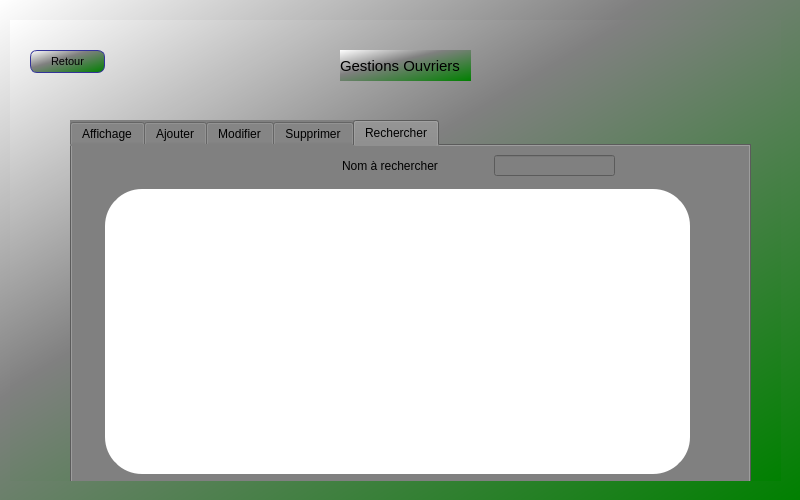
<?xml version="1.0" encoding="UTF-8"?>
<ui version="4.0">
 <class>ouvriers</class>
 <widget class="QWidget" name="ouvriers">
  <property name="geometry">
   <rect>
    <x>0</x>
    <y>0</y>
    <width>800</width>
    <height>500</height>
   </rect>
  </property>
  <property name="windowTitle">
   <string>Form</string>
  </property>
  <property name="styleSheet">
   <string notr="true">background-color: qlineargradient(x1: 0, y1: 0, x2: 1, y2: 1,stop: 0 white, stop: 0.4 gray,stop: 1 green);
</string>
  </property>
  <widget class="QStackedWidget" name="stackedWidget">
   <property name="geometry">
    <rect>
     <x>10</x>
     <y>20</y>
     <width>771</width>
     <height>461</height>
    </rect>
   </property>
   <property name="font">
    <font>
     <weight>50</weight>
     <bold>false</bold>
    </font>
   </property>
   <property name="styleSheet">
    <string notr="true">background-color: qlineargradient(x1: 0, y1: 0, x2: 1, y2: 1,stop: 0 white, stop: 0.4 gray,stop: 1 green);</string>
   </property>
   <property name="currentIndex">
    <number>1</number>
   </property>
   <widget class="QWidget" name="page">
    <widget class="QLabel" name="label">
     <property name="geometry">
      <rect>
       <x>360</x>
       <y>10</y>
       <width>101</width>
       <height>31</height>
      </rect>
     </property>
     <property name="font">
      <font>
       <pointsize>-1</pointsize>
       <weight>75</weight>
       <bold>true</bold>
      </font>
     </property>
     <property name="styleSheet">
      <string notr="true">font-size: 20px;</string>
     </property>
     <property name="text">
      <string>Ouvriers</string>
     </property>
    </widget>
    <widget class="QPushButton" name="pushButton_home">
     <property name="geometry">
      <rect>
       <x>10</x>
       <y>0</y>
       <width>75</width>
       <height>23</height>
      </rect>
     </property>
     <property name="styleSheet">
      <string notr="true">color: black;
background-color: qlineargradient(x1: 0, y1: 0, x2: 1, y2: 1,stop: 0 white, stop: 0.4 gray,stop: 1 green);
border-width: 1px;
border-color: #339;
border-style: solid;
border-radius: 7;
padding: 3px;
font-size: 11px;</string>
     </property>
     <property name="text">
      <string>Accueil</string>
     </property>
    </widget>
    <widget class="QWidget" name="layoutWidget">
     <property name="geometry">
      <rect>
       <x>10</x>
       <y>30</y>
       <width>161</width>
       <height>421</height>
      </rect>
     </property>
     <layout class="QVBoxLayout" name="verticalLayout">
      <item>
       <widget class="QPushButton" name="pushButton_ouvriers">
        <property name="styleSheet">
         <string notr="true">color: black;
background-color: qlineargradient(x1: 0, y1: 0, x2: 1, y2: 1,stop: 0 white, stop: 0.4 gray,stop: 1 green);
border-width: 1px;
border-color: #339;
border-style: solid;
border-radius: 7;
padding: 3px;
font-size: 15px;</string>
        </property>
        <property name="text">
         <string>Ouvriers</string>
        </property>
       </widget>
      </item>
      <item>
       <widget class="QPushButton" name="pushButton_animaux">
        <property name="styleSheet">
         <string notr="true">color: black;
background-color: qlineargradient(x1: 0, y1: 0, x2: 1, y2: 1,stop: 0 white, stop: 0.4 gray,stop: 1 green);
border-width: 1px;
border-color: #339;
border-style: solid;
border-radius: 7;
padding: 3px;
font-size: 15px;</string>
        </property>
        <property name="text">
         <string>Animaux</string>
        </property>
       </widget>
      </item>
      <item>
       <widget class="QPushButton" name="pushButton_nouritures">
        <property name="styleSheet">
         <string notr="true">color: black;
background-color: qlineargradient(x1: 0, y1: 0, x2: 1, y2: 1,stop: 0 white, stop: 0.4 gray,stop: 1 green);
border-width: 1px;
border-color: #339;
border-style: solid;
border-radius: 7;
padding: 3px;
font-size: 15px;</string>
        </property>
        <property name="text">
         <string>Nourritures</string>
        </property>
       </widget>
      </item>
      <item>
       <widget class="QPushButton" name="pushButton">
        <property name="styleSheet">
         <string notr="true">color: black;
background-color: qlineargradient(x1: 0, y1: 0, x2: 1, y2: 1,stop: 0 white, stop: 0.4 gray,stop: 1 green);
border-width: 1px;
border-color: #339;
border-style: solid;
border-radius: 7;
padding: 3px;
font-size: 15px;</string>
        </property>
        <property name="text">
         <string>Materiels</string>
        </property>
       </widget>
      </item>
      <item>
       <widget class="QPushButton" name="pushButton_commandes">
        <property name="styleSheet">
         <string notr="true">color: black;
background-color: qlineargradient(x1: 0, y1: 0, x2: 1, y2: 1,stop: 0 white, stop: 0.4 gray,stop: 1 green);
border-width: 1px;
border-color: #339;
border-style: solid;
border-radius: 7;
padding: 3px;
font-size: 15px;</string>
        </property>
        <property name="text">
         <string>Commandes</string>
        </property>
       </widget>
      </item>
      <item>
       <widget class="QPushButton" name="pushButton_productions">
        <property name="styleSheet">
         <string notr="true">color: black;
background-color: qlineargradient(x1: 0, y1: 0, x2: 1, y2: 1,stop: 0 white, stop: 0.4 gray,stop: 1 green);
border-width: 1px;
border-color: #339;
border-style: solid;
border-radius: 7;
padding: 3px;
font-size: 15px;</string>
        </property>
        <property name="text">
         <string>Productions</string>
        </property>
       </widget>
      </item>
     </layout>
    </widget>
    <widget class="QWidget" name="layoutWidget_2">
     <property name="geometry">
      <rect>
       <x>170</x>
       <y>60</y>
       <width>109</width>
       <height>54</height>
      </rect>
     </property>
     <layout class="QVBoxLayout" name="verticalLayout_2">
      <item>
       <widget class="QPushButton" name="pushButton_Gouvriers">
        <property name="styleSheet">
         <string notr="true">color: black;
background-color: qlineargradient(x1: 0, y1: 0, x2: 1, y2: 1,stop: 0 white, stop: 0.4 gray,stop: 1 green);
border-width: 1px;
border-color: #339;
border-style: solid;
border-radius: 7;
padding: 3px;
font-size: 12px;</string>
        </property>
        <property name="text">
         <string>Gestion Ouvriers</string>
        </property>
       </widget>
      </item>
      <item>
       <widget class="QPushButton" name="pushButton_Gconges">
        <property name="styleSheet">
         <string notr="true">color: black;
background-color: qlineargradient(x1: 0, y1: 0, x2: 1, y2: 1,stop: 0 white, stop: 0.4 gray,stop: 1 green);
border-width: 1px;
border-color: #339;
border-style: solid;
border-radius: 7;
padding: 3px;
font-size: 12px;</string>
        </property>
        <property name="text">
         <string>Gestion Congès</string>
        </property>
       </widget>
      </item>
     </layout>
    </widget>
   </widget>
   <widget class="QWidget" name="page_3">
    <widget class="QLabel" name="label_3">
     <property name="geometry">
      <rect>
       <x>330</x>
       <y>30</y>
       <width>131</width>
       <height>31</height>
      </rect>
     </property>
     <property name="styleSheet">
      <string notr="true">font-size: 15px;</string>
     </property>
     <property name="text">
      <string>Gestions Ouvriers</string>
     </property>
    </widget>
    <widget class="QTabWidget" name="tabWidget">
     <property name="geometry">
      <rect>
       <x>60</x>
       <y>100</y>
       <width>681</width>
       <height>371</height>
      </rect>
     </property>
     <property name="styleSheet">
      <string notr="true">background-color: grey;</string>
     </property>
     <property name="currentIndex">
      <number>4</number>
     </property>
     <widget class="QWidget" name="Affichage">
      <attribute name="title">
       <string>Affichage</string>
      </attribute>
      <widget class="QPushButton" name="pushButton_trier_ouv">
       <property name="geometry">
        <rect>
         <x>510</x>
         <y>10</y>
         <width>75</width>
         <height>23</height>
        </rect>
       </property>
       <property name="styleSheet">
        <string notr="true">color: white;
background-color: qlineargradient(x1: 0, y1: 0, x2: 1, y2: 1,stop: 0 white, stop: 0.4 gray,stop: 1 green);
border-width: 1px;
border-color: #339;
border-style: solid;
border-radius: 7;
padding: 3px;
font-size: 10px;</string>
       </property>
       <property name="text">
        <string>Trier</string>
       </property>
      </widget>
      <widget class="QTableView" name="tab_ouv">
       <property name="geometry">
        <rect>
         <x>30</x>
         <y>40</y>
         <width>591</width>
         <height>291</height>
        </rect>
       </property>
       <property name="styleSheet">
        <string notr="true">border: 3px solid gray;
border-radius: 40px;
background: white;</string>
       </property>
      </widget>
     </widget>
     <widget class="QWidget" name="Ajouter">
      <attribute name="title">
       <string>Ajouter</string>
      </attribute>
      <widget class="QPushButton" name="pushButton_ajouter_ouv">
       <property name="geometry">
        <rect>
         <x>290</x>
         <y>290</y>
         <width>75</width>
         <height>23</height>
        </rect>
       </property>
       <property name="styleSheet">
        <string notr="true">color: white;
background-color: qlineargradient(x1: 0, y1: 0, x2: 1, y2: 1,stop: 0 white, stop: 0.4 gray,stop: 1 green);
border-width: 1px;
border-color: #339;
border-style: solid;
border-radius: 7;
padding: 3px;
font-size: 10px;</string>
       </property>
       <property name="text">
        <string>Ajouter</string>
       </property>
      </widget>
      <widget class="QWidget" name="layoutWidget">
       <property name="geometry">
        <rect>
         <x>30</x>
         <y>30</y>
         <width>81</width>
         <height>211</height>
        </rect>
       </property>
       <layout class="QVBoxLayout" name="verticalLayout_3">
        <item>
         <widget class="QLabel" name="label_id_ta_6">
          <property name="styleSheet">
           <string notr="true"/>
          </property>
          <property name="text">
           <string>Id</string>
          </property>
         </widget>
        </item>
        <item>
         <widget class="QLabel" name="label_nom">
          <property name="styleSheet">
           <string notr="true"/>
          </property>
          <property name="text">
           <string>Nom</string>
          </property>
         </widget>
        </item>
        <item>
         <widget class="QLabel" name="label_prenom">
          <property name="text">
           <string>Prenom</string>
          </property>
         </widget>
        </item>
        <item>
         <widget class="QLabel" name="label_pwd">
          <property name="text">
           <string>Mot de passe</string>
          </property>
         </widget>
        </item>
       </layout>
      </widget>
      <widget class="QWidget" name="layoutWidget">
       <property name="geometry">
        <rect>
         <x>120</x>
         <y>30</y>
         <width>171</width>
         <height>211</height>
        </rect>
       </property>
       <layout class="QVBoxLayout" name="verticalLayout_4">
        <item>
         <widget class="QLineEdit" name="lineEdit_id_ouv"/>
        </item>
        <item>
         <widget class="QLineEdit" name="lineEdit_nom_ouv"/>
        </item>
        <item>
         <widget class="QLineEdit" name="lineEdit_prenom_ouv"/>
        </item>
        <item>
         <widget class="QLineEdit" name="lineEdit_pwd_ouv"/>
        </item>
       </layout>
      </widget>
      <widget class="QWidget" name="layoutWidget">
       <property name="geometry">
        <rect>
         <x>380</x>
         <y>30</y>
         <width>261</width>
         <height>221</height>
        </rect>
       </property>
       <layout class="QHBoxLayout" name="horizontalLayout">
        <item>
         <layout class="QVBoxLayout" name="verticalLayout_6">
          <item>
           <widget class="QLabel" name="label_rue">
            <property name="styleSheet">
             <string notr="true"/>
            </property>
            <property name="text">
             <string>Rue</string>
            </property>
           </widget>
          </item>
          <item>
           <widget class="QLabel" name="label_codepostal">
            <property name="styleSheet">
             <string notr="true"/>
            </property>
            <property name="text">
             <string>Code postal</string>
            </property>
           </widget>
          </item>
          <item>
           <widget class="QLabel" name="label_contact">
            <property name="styleSheet">
             <string notr="true"/>
            </property>
            <property name="text">
             <string>Contact</string>
            </property>
           </widget>
          </item>
          <item>
           <widget class="QLabel" name="label_ville">
            <property name="styleSheet">
             <string notr="true"/>
            </property>
            <property name="text">
             <string>Ville</string>
            </property>
           </widget>
          </item>
         </layout>
        </item>
        <item>
         <layout class="QVBoxLayout" name="verticalLayout_5">
          <item>
           <widget class="QLineEdit" name="lineEdit_rue"/>
          </item>
          <item>
           <widget class="QLineEdit" name="lineEdit_code_postal"/>
          </item>
          <item>
           <widget class="QLineEdit" name="lineEdit_contact"/>
          </item>
          <item>
           <widget class="QLineEdit" name="lineEdit_ville"/>
          </item>
         </layout>
        </item>
       </layout>
      </widget>
     </widget>
     <widget class="QWidget" name="Modifier">
      <attribute name="title">
       <string>Modifier</string>
      </attribute>
      <widget class="QPushButton" name="pushButton_modifier_ouv">
       <property name="geometry">
        <rect>
         <x>290</x>
         <y>290</y>
         <width>75</width>
         <height>23</height>
        </rect>
       </property>
       <property name="styleSheet">
        <string notr="true">color: white;
background-color: qlineargradient(x1: 0, y1: 0, x2: 1, y2: 1,stop: 0 white, stop: 0.4 gray,stop: 1 green);
border-width: 1px;
border-color: #339;
border-style: solid;
border-radius: 7;
padding: 3px;
font-size: 10px;</string>
       </property>
       <property name="text">
        <string>Modifier</string>
       </property>
      </widget>
      <widget class="QWidget" name="layoutWidget_4">
       <property name="geometry">
        <rect>
         <x>120</x>
         <y>30</y>
         <width>194</width>
         <height>219</height>
        </rect>
       </property>
       <layout class="QVBoxLayout" name="verticalLayout_8">
        <item>
         <widget class="QLineEdit" name="lineEdit_rue_mod"/>
        </item>
        <item>
         <widget class="QLineEdit" name="lineEdit_code_postal_mod"/>
        </item>
        <item>
         <widget class="QLineEdit" name="lineEdit_contact_mod"/>
        </item>
        <item>
         <widget class="QLineEdit" name="lineEdit_ville_mod"/>
        </item>
       </layout>
      </widget>
      <widget class="QWidget" name="layoutWidget_5">
       <property name="geometry">
        <rect>
         <x>480</x>
         <y>30</y>
         <width>171</width>
         <height>211</height>
        </rect>
       </property>
       <layout class="QVBoxLayout" name="verticalLayout_9">
        <item>
         <widget class="QLineEdit" name="lineEdit_id_ouv_mod"/>
        </item>
        <item>
         <widget class="QLineEdit" name="lineEdit_nom_ouv_mod"/>
        </item>
        <item>
         <widget class="QLineEdit" name="lineEdit_prenom_ouv_mod"/>
        </item>
        <item>
         <widget class="QLineEdit" name="lineEdit_pwd_ouv_mod"/>
        </item>
       </layout>
      </widget>
      <widget class="QWidget" name="layoutWidget_3">
       <property name="geometry">
        <rect>
         <x>30</x>
         <y>30</y>
         <width>81</width>
         <height>211</height>
        </rect>
       </property>
       <layout class="QVBoxLayout" name="verticalLayout_7">
        <item>
         <widget class="QLabel" name="label_id_ta_7">
          <property name="styleSheet">
           <string notr="true"/>
          </property>
          <property name="text">
           <string>Id</string>
          </property>
         </widget>
        </item>
        <item>
         <widget class="QLabel" name="label_nom_2">
          <property name="styleSheet">
           <string notr="true"/>
          </property>
          <property name="text">
           <string>Nom</string>
          </property>
         </widget>
        </item>
        <item>
         <widget class="QLabel" name="label_prenom_2">
          <property name="text">
           <string>Prenom</string>
          </property>
         </widget>
        </item>
        <item>
         <widget class="QLabel" name="label_pwd_2">
          <property name="text">
           <string>Mot de passe</string>
          </property>
         </widget>
        </item>
       </layout>
      </widget>
      <widget class="QWidget" name="layoutWidget">
       <property name="geometry">
        <rect>
         <x>340</x>
         <y>29</y>
         <width>131</width>
         <height>211</height>
        </rect>
       </property>
       <layout class="QVBoxLayout" name="verticalLayout_10">
        <item>
         <widget class="QLabel" name="label_contact_2">
          <property name="styleSheet">
           <string notr="true"/>
          </property>
          <property name="text">
           <string>Contact</string>
          </property>
         </widget>
        </item>
        <item>
         <widget class="QLabel" name="label_codepostal_2">
          <property name="styleSheet">
           <string notr="true"/>
          </property>
          <property name="text">
           <string>Code postal</string>
          </property>
         </widget>
        </item>
        <item>
         <widget class="QLabel" name="label_rue_2">
          <property name="styleSheet">
           <string notr="true"/>
          </property>
          <property name="text">
           <string>Rue</string>
          </property>
         </widget>
        </item>
        <item>
         <widget class="QLabel" name="label_ville_2">
          <property name="styleSheet">
           <string notr="true"/>
          </property>
          <property name="text">
           <string>Ville</string>
          </property>
         </widget>
        </item>
       </layout>
      </widget>
     </widget>
     <widget class="QWidget" name="Supprimer">
      <attribute name="title">
       <string>Supprimer</string>
      </attribute>
      <widget class="QLabel" name="label_id_ts">
       <property name="geometry">
        <rect>
         <x>80</x>
         <y>60</y>
         <width>47</width>
         <height>14</height>
        </rect>
       </property>
       <property name="text">
        <string>ID</string>
       </property>
      </widget>
      <widget class="QLineEdit" name="lineEdit_id_ouv_2">
       <property name="geometry">
        <rect>
         <x>130</x>
         <y>49</y>
         <width>131</width>
         <height>31</height>
        </rect>
       </property>
      </widget>
      <widget class="QPushButton" name="pushButton_sup_ouv">
       <property name="geometry">
        <rect>
         <x>170</x>
         <y>190</y>
         <width>75</width>
         <height>23</height>
        </rect>
       </property>
       <property name="styleSheet">
        <string notr="true">color: white;
background-color: qlineargradient(x1: 0, y1: 0, x2: 1, y2: 1,stop: 0 white, stop: 0.4 gray,stop: 1 green);
border-width: 1px;
border-color: #339;
border-style: solid;
border-radius: 7;
padding: 3px;
font-size: 10px;</string>
       </property>
       <property name="text">
        <string>Supprimer</string>
       </property>
      </widget>
     </widget>
     <widget class="QWidget" name="Rechercher">
      <attribute name="title">
       <string>Rechercher</string>
      </attribute>
      <widget class="QLabel" name="label_5">
       <property name="geometry">
        <rect>
         <x>270</x>
         <y>10</y>
         <width>111</width>
         <height>20</height>
        </rect>
       </property>
       <property name="text">
        <string>Nom à rechercher</string>
       </property>
      </widget>
      <widget class="QLineEdit" name="lineEdit_recherche_ouv">
       <property name="geometry">
        <rect>
         <x>422</x>
         <y>9</y>
         <width>121</width>
         <height>21</height>
        </rect>
       </property>
      </widget>
      <widget class="QTableView" name="tab_ouv_rech">
       <property name="geometry">
        <rect>
         <x>30</x>
         <y>40</y>
         <width>591</width>
         <height>291</height>
        </rect>
       </property>
       <property name="styleSheet">
        <string notr="true">border: 3px solid gray;
border-radius: 40px;
background: white;</string>
       </property>
      </widget>
     </widget>
    </widget>
    <widget class="QPushButton" name="pushButton_retour">
     <property name="geometry">
      <rect>
       <x>20</x>
       <y>30</y>
       <width>75</width>
       <height>23</height>
      </rect>
     </property>
     <property name="styleSheet">
      <string notr="true">color: black;
background-color: qlineargradient(x1: 0, y1: 0, x2: 1, y2: 1,stop: 0 white, stop: 0.4 gray,stop: 1 green);
border-width: 1px;
border-color: #339;
border-style: solid;
border-radius: 7;
padding: 3px;
font-size: 11px;</string>
     </property>
     <property name="text">
      <string>Retour</string>
     </property>
    </widget>
   </widget>
   <widget class="QWidget" name="page_2">
    <widget class="QLabel" name="label_2">
     <property name="geometry">
      <rect>
       <x>330</x>
       <y>40</y>
       <width>131</width>
       <height>21</height>
      </rect>
     </property>
     <property name="styleSheet">
      <string notr="true">font-size: 15px;</string>
     </property>
     <property name="text">
      <string>Gestions Congès</string>
     </property>
    </widget>
    <widget class="QTabWidget" name="tabWidget_2">
     <property name="geometry">
      <rect>
       <x>50</x>
       <y>100</y>
       <width>681</width>
       <height>371</height>
      </rect>
     </property>
     <property name="styleSheet">
      <string notr="true">background-color: grey;
</string>
     </property>
     <property name="currentIndex">
      <number>0</number>
     </property>
     <widget class="QWidget" name="Affichage_2">
      <attribute name="title">
       <string>Affichage</string>
      </attribute>
      <widget class="QPushButton" name="pushButton_trier_cong">
       <property name="geometry">
        <rect>
         <x>490</x>
         <y>10</y>
         <width>75</width>
         <height>23</height>
        </rect>
       </property>
       <property name="styleSheet">
        <string notr="true">color: white;
background-color: qlineargradient(x1: 0, y1: 0, x2: 1, y2: 1,stop: 0 white, stop: 0.4 gray,stop: 1 green);
border-width: 1px;
border-color: #339;
border-style: solid;
border-radius: 7;
padding: 3px;
font-size: 10px;</string>
       </property>
       <property name="text">
        <string>Trier</string>
       </property>
      </widget>
      <widget class="QTableView" name="tab_conges">
       <property name="geometry">
        <rect>
         <x>30</x>
         <y>30</y>
         <width>591</width>
         <height>291</height>
        </rect>
       </property>
       <property name="styleSheet">
        <string notr="true">border: 3px solid gray;
border-radius: 40px;
background: white;</string>
       </property>
      </widget>
     </widget>
     <widget class="QWidget" name="Ajouter_2">
      <property name="styleSheet">
       <string notr="true"/>
      </property>
      <attribute name="title">
       <string>Ajouter</string>
      </attribute>
      <widget class="QPushButton" name="pushButton_ajouter_cong">
       <property name="geometry">
        <rect>
         <x>470</x>
         <y>270</y>
         <width>75</width>
         <height>23</height>
        </rect>
       </property>
       <property name="styleSheet">
        <string notr="true">color: white;
background-color: qlineargradient(x1: 0, y1: 0, x2: 1, y2: 1,stop: 0 white, stop: 0.4 gray,stop: 1 green);
border-width: 1px;
border-color: #339;
border-style: solid;
border-radius: 7;
padding: 3px;
font-size: 10px;</string>
       </property>
       <property name="text">
        <string>Ajouter</string>
       </property>
      </widget>
      <widget class="QLabel" name="label_id_ta_2">
       <property name="geometry">
        <rect>
         <x>90</x>
         <y>200</y>
         <width>47</width>
         <height>14</height>
        </rect>
       </property>
       <property name="styleSheet">
        <string notr="true"/>
       </property>
       <property name="text">
        <string>Id Ouvrier</string>
       </property>
      </widget>
      <widget class="QLabel" name="label_id_ta_3">
       <property name="geometry">
        <rect>
         <x>90</x>
         <y>240</y>
         <width>47</width>
         <height>14</height>
        </rect>
       </property>
       <property name="styleSheet">
        <string notr="true"/>
       </property>
       <property name="text">
        <string>Id Admin</string>
       </property>
      </widget>
      <widget class="QLabel" name="label_qte_ta">
       <property name="geometry">
        <rect>
         <x>80</x>
         <y>120</y>
         <width>61</width>
         <height>20</height>
        </rect>
       </property>
       <property name="text">
        <string>Date retour </string>
       </property>
      </widget>
      <widget class="QLineEdit" name="lineEdit_id_cong_ouv">
       <property name="geometry">
        <rect>
         <x>190</x>
         <y>200</y>
         <width>113</width>
         <height>20</height>
        </rect>
       </property>
      </widget>
      <widget class="QLabel" name="label_nom_ta">
       <property name="geometry">
        <rect>
         <x>76</x>
         <y>80</y>
         <width>71</width>
         <height>20</height>
        </rect>
       </property>
       <property name="styleSheet">
        <string notr="true"/>
       </property>
       <property name="text">
        <string>Date depart</string>
       </property>
      </widget>
      <widget class="QLineEdit" name="lineEdit_Date_depart">
       <property name="geometry">
        <rect>
         <x>190</x>
         <y>80</y>
         <width>113</width>
         <height>20</height>
        </rect>
       </property>
      </widget>
      <widget class="QLineEdit" name="lineEdit_solde_conge">
       <property name="geometry">
        <rect>
         <x>190</x>
         <y>160</y>
         <width>113</width>
         <height>20</height>
        </rect>
       </property>
      </widget>
      <widget class="QLabel" name="label_id_ta">
       <property name="geometry">
        <rect>
         <x>100</x>
         <y>40</y>
         <width>47</width>
         <height>14</height>
        </rect>
       </property>
       <property name="styleSheet">
        <string notr="true"/>
       </property>
       <property name="text">
        <string>Id</string>
       </property>
      </widget>
      <widget class="QLineEdit" name="lineEdit_Date_retour">
       <property name="geometry">
        <rect>
         <x>190</x>
         <y>120</y>
         <width>113</width>
         <height>20</height>
        </rect>
       </property>
      </widget>
      <widget class="QLineEdit" name="lineEdit_id_conges">
       <property name="geometry">
        <rect>
         <x>190</x>
         <y>40</y>
         <width>113</width>
         <height>20</height>
        </rect>
       </property>
      </widget>
      <widget class="QLabel" name="label_date_ta">
       <property name="geometry">
        <rect>
         <x>86</x>
         <y>160</y>
         <width>61</width>
         <height>20</height>
        </rect>
       </property>
       <property name="text">
        <string>Solde Conges</string>
       </property>
      </widget>
      <widget class="QLineEdit" name="lineEdit_admin">
       <property name="geometry">
        <rect>
         <x>190</x>
         <y>240</y>
         <width>113</width>
         <height>20</height>
        </rect>
       </property>
      </widget>
     </widget>
     <widget class="QWidget" name="Modifier_2">
      <attribute name="title">
       <string>Modifier</string>
      </attribute>
      <widget class="QPushButton" name="pushButton_modifier_cong">
       <property name="geometry">
        <rect>
         <x>360</x>
         <y>270</y>
         <width>75</width>
         <height>23</height>
        </rect>
       </property>
       <property name="styleSheet">
        <string notr="true">color: white;
background-color: QLinearGradient( x1: 0, y1: 0, x2: 0, y2: 1, stop: 0 #88d, stop: 0.1 #99e, stop: 0.49 #77c, stop: 0.5 #66b, stop: 1 #77c);
border-width: 1px;
border-color: #339;
border-style: solid;
border-radius: 7;
padding: 3px;
font-size: 10px;</string>
       </property>
       <property name="text">
        <string>Modifier</string>
       </property>
      </widget>
      <widget class="QLabel" name="label_id_ta_4">
       <property name="geometry">
        <rect>
         <x>60</x>
         <y>190</y>
         <width>47</width>
         <height>14</height>
        </rect>
       </property>
       <property name="styleSheet">
        <string notr="true"/>
       </property>
       <property name="text">
        <string>Id Ouvrier</string>
       </property>
      </widget>
      <widget class="QLabel" name="label_id_ta_5">
       <property name="geometry">
        <rect>
         <x>60</x>
         <y>230</y>
         <width>47</width>
         <height>14</height>
        </rect>
       </property>
       <property name="styleSheet">
        <string notr="true"/>
       </property>
       <property name="text">
        <string>Id Admin</string>
       </property>
      </widget>
      <widget class="QLabel" name="label_qte_ta_2">
       <property name="geometry">
        <rect>
         <x>50</x>
         <y>110</y>
         <width>61</width>
         <height>20</height>
        </rect>
       </property>
       <property name="text">
        <string>Date retour </string>
       </property>
      </widget>
      <widget class="QLabel" name="label_nom_ta_2">
       <property name="geometry">
        <rect>
         <x>46</x>
         <y>70</y>
         <width>71</width>
         <height>20</height>
        </rect>
       </property>
       <property name="styleSheet">
        <string notr="true"/>
       </property>
       <property name="text">
        <string>Date depart</string>
       </property>
      </widget>
      <widget class="QLineEdit" name="lineEdit_id_cong_ouv_mod">
       <property name="geometry">
        <rect>
         <x>160</x>
         <y>190</y>
         <width>113</width>
         <height>20</height>
        </rect>
       </property>
      </widget>
      <widget class="QLabel" name="label_id_ta_8">
       <property name="geometry">
        <rect>
         <x>70</x>
         <y>30</y>
         <width>47</width>
         <height>14</height>
        </rect>
       </property>
       <property name="styleSheet">
        <string notr="true"/>
       </property>
       <property name="text">
        <string>Id</string>
       </property>
      </widget>
      <widget class="QLineEdit" name="lineEdit_Date_depart_mod">
       <property name="geometry">
        <rect>
         <x>160</x>
         <y>70</y>
         <width>113</width>
         <height>20</height>
        </rect>
       </property>
      </widget>
      <widget class="QLineEdit" name="lineEdit_solde_conge_mod">
       <property name="geometry">
        <rect>
         <x>160</x>
         <y>150</y>
         <width>113</width>
         <height>20</height>
        </rect>
       </property>
      </widget>
      <widget class="QLineEdit" name="lineEdit_id_conges_mod">
       <property name="geometry">
        <rect>
         <x>160</x>
         <y>30</y>
         <width>113</width>
         <height>20</height>
        </rect>
       </property>
      </widget>
      <widget class="QLineEdit" name="lineEdit_Date_retour_mod">
       <property name="geometry">
        <rect>
         <x>160</x>
         <y>110</y>
         <width>113</width>
         <height>20</height>
        </rect>
       </property>
      </widget>
      <widget class="QLabel" name="label_date_ta_2">
       <property name="geometry">
        <rect>
         <x>56</x>
         <y>150</y>
         <width>61</width>
         <height>20</height>
        </rect>
       </property>
       <property name="text">
        <string>Solde Conges</string>
       </property>
      </widget>
      <widget class="QLineEdit" name="lineEdit_admin_mod">
       <property name="geometry">
        <rect>
         <x>160</x>
         <y>230</y>
         <width>113</width>
         <height>20</height>
        </rect>
       </property>
      </widget>
     </widget>
     <widget class="QWidget" name="Supprimer_2">
      <attribute name="title">
       <string>Supprimer</string>
      </attribute>
      <widget class="QLineEdit" name="lineEdit_id_supp_cong">
       <property name="geometry">
        <rect>
         <x>130</x>
         <y>50</y>
         <width>131</width>
         <height>31</height>
        </rect>
       </property>
      </widget>
      <widget class="QLabel" name="label_id_2">
       <property name="geometry">
        <rect>
         <x>80</x>
         <y>61</y>
         <width>47</width>
         <height>14</height>
        </rect>
       </property>
       <property name="text">
        <string>ID</string>
       </property>
      </widget>
      <widget class="QPushButton" name="pushButton_sup_cong">
       <property name="geometry">
        <rect>
         <x>170</x>
         <y>191</y>
         <width>75</width>
         <height>23</height>
        </rect>
       </property>
       <property name="styleSheet">
        <string notr="true">color: white;
background-color: QLinearGradient( x1: 0, y1: 0, x2: 0, y2: 1, stop: 0 #88d, stop: 0.1 #99e, stop: 0.49 #77c, stop: 0.5 #66b, stop: 1 #77c);
border-width: 1px;
border-color: #339;
border-style: solid;
border-radius: 7;
padding: 3px;
font-size: 10px;</string>
       </property>
       <property name="text">
        <string>Supprimer</string>
       </property>
      </widget>
     </widget>
     <widget class="QWidget" name="Rechercher_2">
      <attribute name="title">
       <string>Rechercher</string>
      </attribute>
      <widget class="QLineEdit" name="lineEdit_rech_cong">
       <property name="geometry">
        <rect>
         <x>432</x>
         <y>9</y>
         <width>121</width>
         <height>21</height>
        </rect>
       </property>
      </widget>
      <widget class="QLabel" name="label_4">
       <property name="geometry">
        <rect>
         <x>280</x>
         <y>10</y>
         <width>111</width>
         <height>20</height>
        </rect>
       </property>
       <property name="text">
        <string>Nom à rechercher</string>
       </property>
      </widget>
      <widget class="QTableView" name="tab_conge_rech">
       <property name="geometry">
        <rect>
         <x>30</x>
         <y>30</y>
         <width>591</width>
         <height>291</height>
        </rect>
       </property>
       <property name="styleSheet">
        <string notr="true">border: 3px solid gray;
border-radius: 40px;
background: white;</string>
       </property>
      </widget>
     </widget>
    </widget>
    <widget class="QPushButton" name="pushButton_retour_2">
     <property name="geometry">
      <rect>
       <x>20</x>
       <y>30</y>
       <width>75</width>
       <height>23</height>
      </rect>
     </property>
     <property name="styleSheet">
      <string notr="true">color: black;
background-color: qlineargradient(x1: 0, y1: 0, x2: 1, y2: 1,stop: 0 white, stop: 0.4 gray,stop: 1 green);
border-width: 1px;
border-color: #339;
border-style: solid;
border-radius: 7;
padding: 3px;
font-size: 11px;</string>
     </property>
     <property name="text">
      <string>Retour</string>
     </property>
    </widget>
   </widget>
  </widget>
 </widget>
 <resources/>
 <connections/>
</ui>
